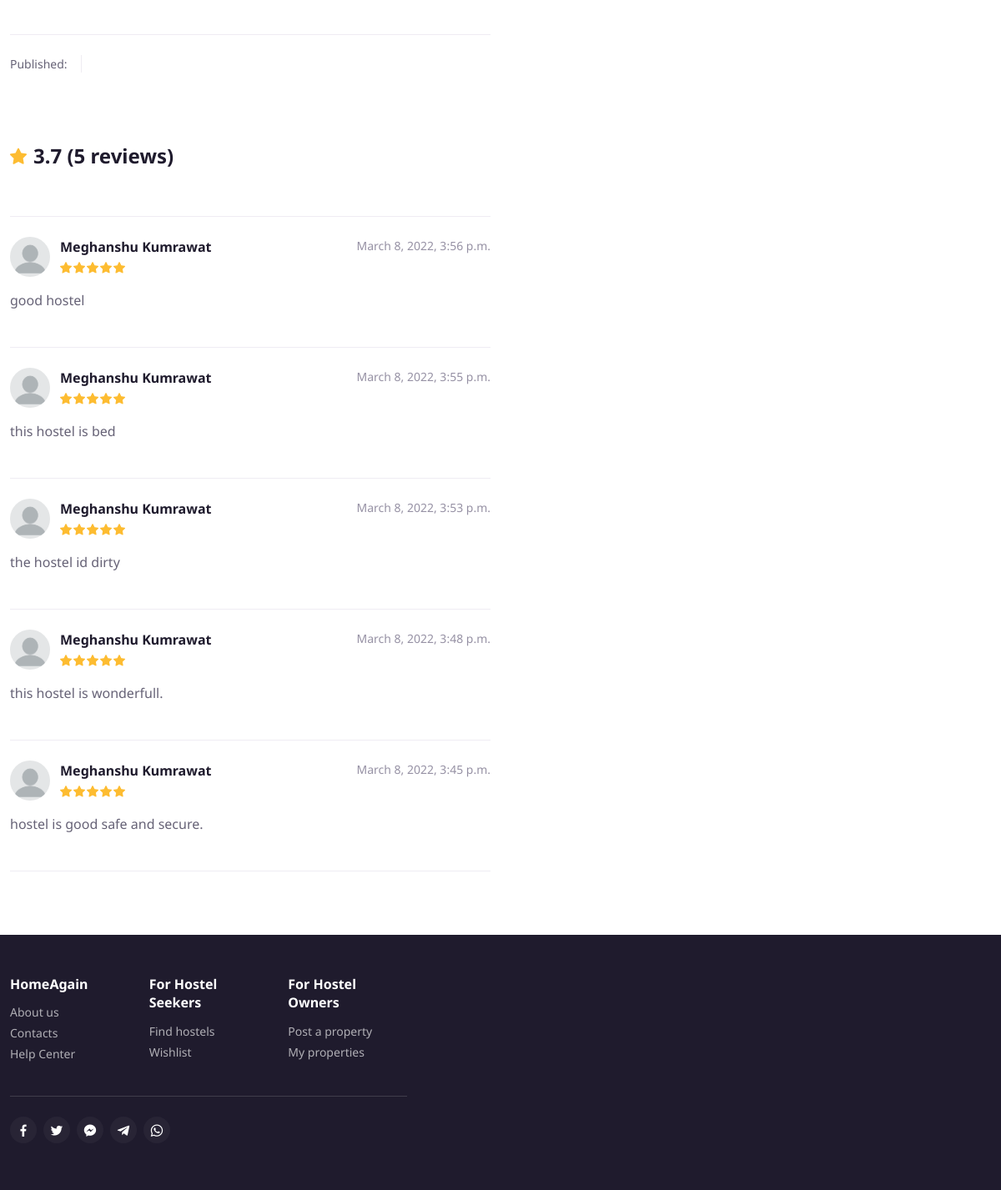
/hostel/hostel-single-view/92 (lower part), run on an earlier commit of the app's database.
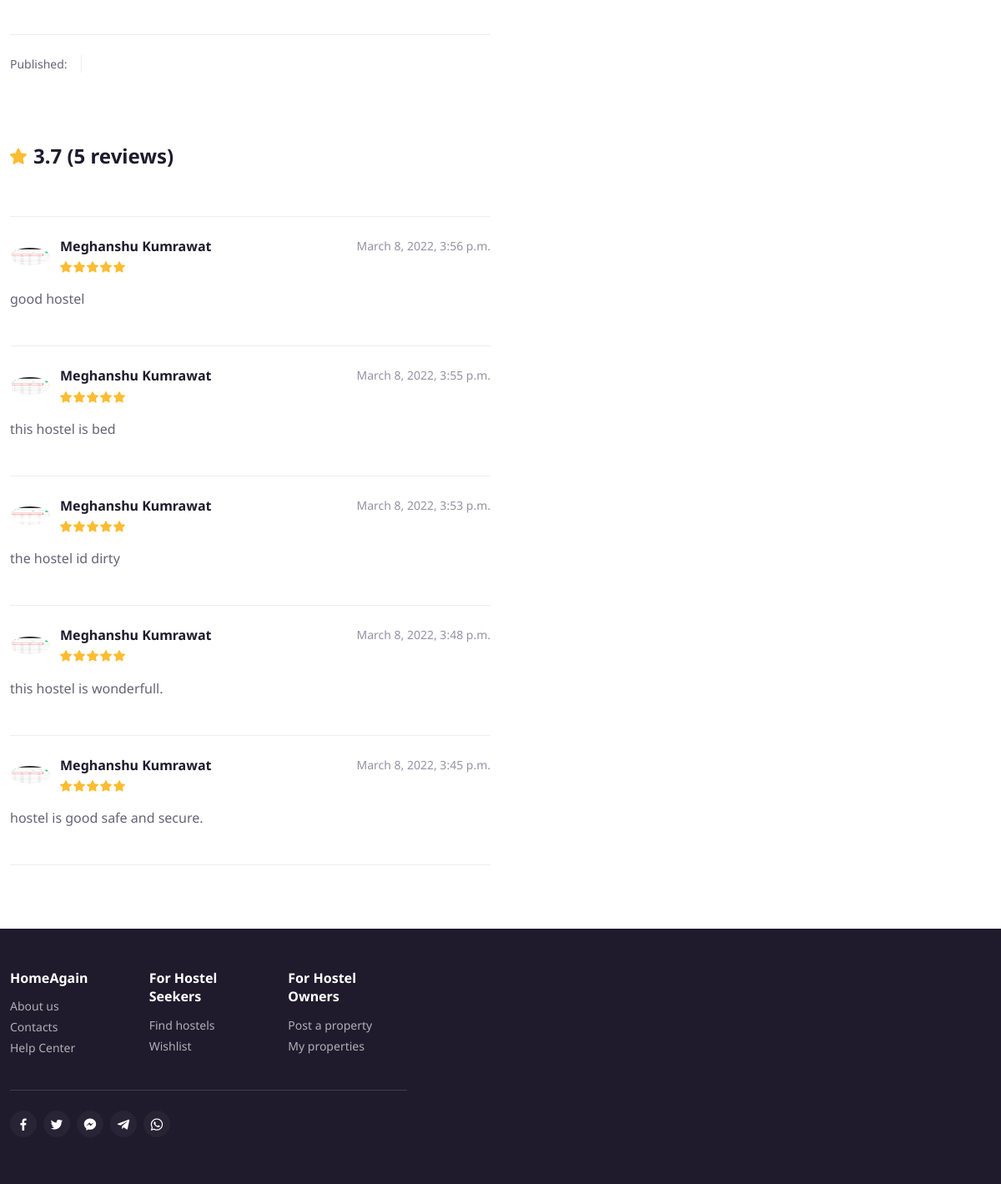
And on a later commit of the database.
### Hostels_app/models.py (models this page shows)
class HostelReview(models.Model):
    user = models.ForeignKey(CustomUser, on_delete=models.CASCADE, null=True)
    hostel = models.ForeignKey(Hostel, on_delete=models.CASCADE)
    comment = models.TextField(null=True)
    locality_rate = models.IntegerField(null=True, choices=((1,1),(2,2),(3,3),(4,4),(5,5),(6,6),(7,7),(8,8),(9,9),(10,10)))
    food_rate = models.IntegerField(null=True, choices=((1,1),(2,2),(3,3),(4,4),(5,5),(6,6),(7,7),(8,8),(9,9),(10,10)))
    hostel_rate = models.IntegerField(null=True, choices=((1,1),(2,2),(3,3),(4,4),(5,5),(6,6),(7,7),(8,8),(9,9),(10,10)))
    timestamp = models.DateTimeField(auto_now_add=True, null=True)

### Users_app/models.py (models this page shows)
class CustomUser(AbstractUser):
    institute = models.CharField(choices=institute_choice, max_length=300, null=True)
    phone_no = models.IntegerField(default=0)
    profile = models.ImageField(upload_to='Profile_images', default='default.png')
    user_type = models.CharField(choices=(('HO', 'Hostel Owner'), ('HS', 'Hostel Seeker')), max_length=2)
    terms = models.BooleanField(default=False)
    slug = models.CharField(max_length=50)

### Hostels_app/views.py (the view, shortened to what this page needs)
# urls.py: path('hostel-single-view/<int:pk>', hostel_single_view, name='hostel-single-view'),
def hostel_single_view(request, pk):
    property = get_object_or_404(Hostel, pk=pk)
    images = Hostel_images.objects.filter(hostel=property)
    reviews = HostelReview.objects.filter(hostel=property).order_by('-timestamp')
    hostel_review_form = Hostel_Review_Form()
    sign_up_form = Sign_Up_Form(request.POST or None)
    sign_in_form = Sign_In_Form(request.POST or None)
    context = {'property':property, 'images':images, 'hostel_review_form':hostel_review_form, 'reviews':reviews, 'sign_up_form':sign_up_form, 'sign_in_form':sign_in_form}
    return render(request, 'hostel-single-view.html', context)

### Hostels_app/templatetags/custom_tags.py (called while the page is built)
@register.simple_tag
def avg_review(reviews):
    hostel_avg = 0
    food_avg = 0
    locality_avg = 0
    for i in reviews:
        hostel_avg += i.hostel_rate
        food_avg += i.food_rate
        locality_avg += i.locality_rate
    hostel_avg = hostel_avg/len(reviews)
    food_avg = food_avg/len(reviews)
    locality_avg = locality_avg/len(reviews)
    print(hostel_avg, food_avg, locality_avg)
    print(((50*hostel_avg/100) + (35*food_avg/100) + (15*locality_avg/100))/2, '--------------------------------------------')
    return "{:.1f}".format(((50*hostel_avg/100) + (35*food_avg/100) + (15*locality_avg/100))/2)

### templates/hostel-single-view.html (shortened to what this page needs)
{% extends 'base.html' %}
{% load static %}
{% load custom_tags %}
{% load social_share %}
{% block content %}
      <section class="container mb-5 pb-1">
        <div class="row">
          <div class="col-md-6 mb-md-0 mb-4"><span class="badge bg-success me-2 mb-3">Verified</span><span class="badge bg-info me-2 mb-3">New</span>
            <div class="mb-4 pb-md-3">
            </div>
            <div class="mb-lg-5 mb-md-4 pb-lg-2 py-4 border-top">
              <ul class="d-flex mb-4 list-unstyled fs-sm">
                <li class="me-3 pe-3 border-end">Published: <b>{{ property.timestamp }}</b></li>
              </ul>
            </div>
            <div class="mb-4 pb-4 border-bottom">
              <h3 class="h4 pb-3"><i class="fi-star-filled mt-n1 me-2 lead align-middle text-warning"></i>{% if reviews|length > 0 %}{% avg_review reviews %}{% endif %} ({{ reviews|length }} reviews)</h3>
            </div>
            {% for review in reviews %}
            <div class="mb-4 pb-4 border-bottom">
              <div class="d-flex justify-content-between mb-3">
                <div class="d-flex align-items-center pe-2"><img class="rounded-circle me-1" src="{{ review.user.profile.url }}" width="48" alt="Avatar">
                  <div class="ps-2">
                    <h6 class="fs-base mb-0">{% if review.user.first_name %}{{ review.user.first_name }} {{ review.user.last_name }}{% else %}{{ review.user.username }}{% endif %}</h6><span class="star-rating"><i class="star-rating-icon fi-star-filled active"></i><i class="star-rating-icon fi-star-filled active"></i><i class="star-rating-icon fi-star-filled active"></i><i class="star-rating-icon fi-star-filled active"></i><i class="star-rating-icon fi-star-filled active"></i></span>
                  </div>
                </div><span class="text-muted fs-sm">{{ review.timestamp }}</span>
              </div>
              <p>{{ review.comment }}</p>
            </div>
            {% endfor %}
          </div>
          <aside class="col-lg-5 col-md-6 ms-lg-auto pb-1">
          </aside>
        </div>
      </section>
    </main>
   {% endblock content %}

What changed in the data, as far as the page shows it:
changed through a linked row, HostelReview "good hostel": user.profile: picture added in place of a placeholder
changed through a linked row, HostelReview "this hostel is bed": user.profile: picture added in place of a placeholder
changed through a linked row, HostelReview "the hostel id dirty": user.profile: picture added in place of a placeholder
changed through a linked row, HostelReview "this hostel is wonderfull.": user.profile: picture added in place of a placeholder
changed through a linked row, HostelReview "hostel is good safe and secure.": user.profile: picture added in place of a placeholder
